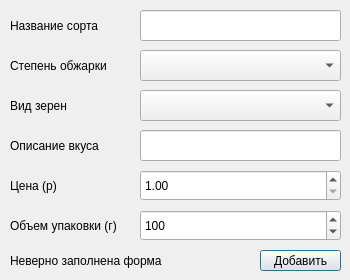
<?xml version="1.0" encoding="UTF-8"?>
<ui version="4.0">
 <class>Dialog</class>
 <widget class="QDialog" name="Dialog">
  <property name="geometry">
   <rect>
    <x>0</x>
    <y>0</y>
    <width>350</width>
    <height>280</height>
   </rect>
  </property>
  <property name="windowTitle">
   <string/>
  </property>
  <widget class="QPushButton" name="pushButton">
   <property name="geometry">
    <rect>
     <x>260</x>
     <y>250</y>
     <width>81</width>
     <height>21</height>
    </rect>
   </property>
   <property name="text">
    <string>Добавить</string>
   </property>
  </widget>
  <widget class="QLineEdit" name="lineEdit">
   <property name="geometry">
    <rect>
     <x>140</x>
     <y>10</y>
     <width>201</width>
     <height>31</height>
    </rect>
   </property>
  </widget>
  <widget class="QComboBox" name="comboBox">
   <property name="geometry">
    <rect>
     <x>140</x>
     <y>50</y>
     <width>201</width>
     <height>31</height>
    </rect>
   </property>
  </widget>
  <widget class="QLabel" name="label">
   <property name="geometry">
    <rect>
     <x>10</x>
     <y>10</y>
     <width>121</width>
     <height>31</height>
    </rect>
   </property>
   <property name="text">
    <string>Название сорта</string>
   </property>
  </widget>
  <widget class="QLabel" name="label_2">
   <property name="geometry">
    <rect>
     <x>10</x>
     <y>50</y>
     <width>121</width>
     <height>31</height>
    </rect>
   </property>
   <property name="text">
    <string>Степень обжарки</string>
   </property>
  </widget>
  <widget class="QLabel" name="label_3">
   <property name="geometry">
    <rect>
     <x>10</x>
     <y>90</y>
     <width>121</width>
     <height>31</height>
    </rect>
   </property>
   <property name="text">
    <string>Вид зерен</string>
   </property>
  </widget>
  <widget class="QLabel" name="label_4">
   <property name="geometry">
    <rect>
     <x>10</x>
     <y>130</y>
     <width>121</width>
     <height>31</height>
    </rect>
   </property>
   <property name="text">
    <string>Описание вкуса</string>
   </property>
  </widget>
  <widget class="QLabel" name="label_5">
   <property name="geometry">
    <rect>
     <x>10</x>
     <y>250</y>
     <width>161</width>
     <height>21</height>
    </rect>
   </property>
   <property name="text">
    <string>Неверно заполнена форма</string>
   </property>
  </widget>
  <widget class="QComboBox" name="comboBox_2">
   <property name="geometry">
    <rect>
     <x>140</x>
     <y>90</y>
     <width>201</width>
     <height>31</height>
    </rect>
   </property>
  </widget>
  <widget class="QLabel" name="label_6">
   <property name="geometry">
    <rect>
     <x>10</x>
     <y>170</y>
     <width>121</width>
     <height>31</height>
    </rect>
   </property>
   <property name="text">
    <string>Цена (р)</string>
   </property>
  </widget>
  <widget class="QDoubleSpinBox" name="doubleSpinBox">
   <property name="geometry">
    <rect>
     <x>140</x>
     <y>170</y>
     <width>201</width>
     <height>31</height>
    </rect>
   </property>
   <property name="minimum">
    <double>1.000000000000000</double>
   </property>
   <property name="maximum">
    <double>10000.000000000000000</double>
   </property>
  </widget>
  <widget class="QLabel" name="label_7">
   <property name="geometry">
    <rect>
     <x>10</x>
     <y>210</y>
     <width>121</width>
     <height>31</height>
    </rect>
   </property>
   <property name="text">
    <string>Объем упаковки (г)</string>
   </property>
  </widget>
  <widget class="QSpinBox" name="spinBox">
   <property name="geometry">
    <rect>
     <x>140</x>
     <y>210</y>
     <width>201</width>
     <height>31</height>
    </rect>
   </property>
   <property name="minimum">
    <number>1</number>
   </property>
   <property name="maximum">
    <number>5000</number>
   </property>
   <property name="value">
    <number>100</number>
   </property>
  </widget>
  <widget class="QLineEdit" name="lineEdit_2">
   <property name="geometry">
    <rect>
     <x>140</x>
     <y>130</y>
     <width>201</width>
     <height>31</height>
    </rect>
   </property>
  </widget>
 </widget>
 <resources/>
 <connections/>
</ui>
